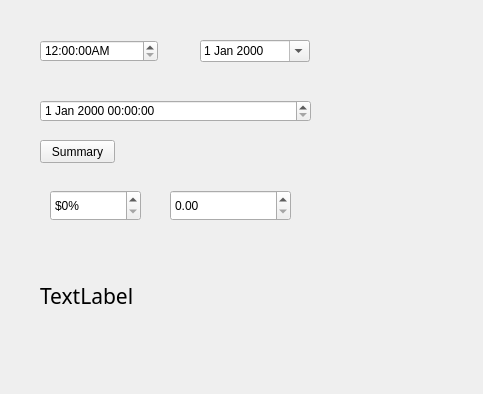
<?xml version="1.0" encoding="UTF-8"?>
<ui version="4.0">
 <class>MyWidget</class>
 <widget class="QWidget" name="MyWidget">
  <property name="geometry">
   <rect>
    <x>0</x>
    <y>0</y>
    <width>483</width>
    <height>394</height>
   </rect>
  </property>
  <property name="windowTitle">
   <string>MyWidget</string>
  </property>
  <widget class="QTimeEdit" name="timeEdit">
   <property name="geometry">
    <rect>
     <x>40</x>
     <y>40</y>
     <width>118</width>
     <height>22</height>
    </rect>
   </property>
   <property name="displayFormat">
    <string>h:mm:ssA</string>
   </property>
  </widget>
  <widget class="QDateEdit" name="dateEdit">
   <property name="geometry">
    <rect>
     <x>200</x>
     <y>40</y>
     <width>110</width>
     <height>22</height>
    </rect>
   </property>
   <property name="calendarPopup">
    <bool>true</bool>
   </property>
  </widget>
  <widget class="QDateTimeEdit" name="dateTimeEdit">
   <property name="geometry">
    <rect>
     <x>40</x>
     <y>100</y>
     <width>271</width>
     <height>22</height>
    </rect>
   </property>
   <property name="calendarPopup">
    <bool>false</bool>
   </property>
  </widget>
  <widget class="QSpinBox" name="spinBox">
   <property name="geometry">
    <rect>
     <x>50</x>
     <y>190</y>
     <width>91</width>
     <height>31</height>
    </rect>
   </property>
   <property name="suffix">
    <string>%</string>
   </property>
   <property name="prefix">
    <string>$</string>
   </property>
  </widget>
  <widget class="QDoubleSpinBox" name="doubleSpinBox">
   <property name="geometry">
    <rect>
     <x>170</x>
     <y>190</y>
     <width>121</width>
     <height>31</height>
    </rect>
   </property>
  </widget>
  <widget class="QLabel" name="lbInfo">
   <property name="geometry">
    <rect>
     <x>40</x>
     <y>230</y>
     <width>391</width>
     <height>131</height>
    </rect>
   </property>
   <property name="font">
    <font>
     <family>宋体</family>
     <pointsize>16</pointsize>
    </font>
   </property>
   <property name="text">
    <string>TextLabel</string>
   </property>
   <property name="wordWrap">
    <bool>true</bool>
   </property>
  </widget>
  <widget class="QPushButton" name="btSummary">
   <property name="geometry">
    <rect>
     <x>40</x>
     <y>140</y>
     <width>75</width>
     <height>23</height>
    </rect>
   </property>
   <property name="text">
    <string>Summary</string>
   </property>
  </widget>
 </widget>
 <layoutdefault spacing="6" margin="11"/>
 <resources/>
 <connections/>
</ui>
